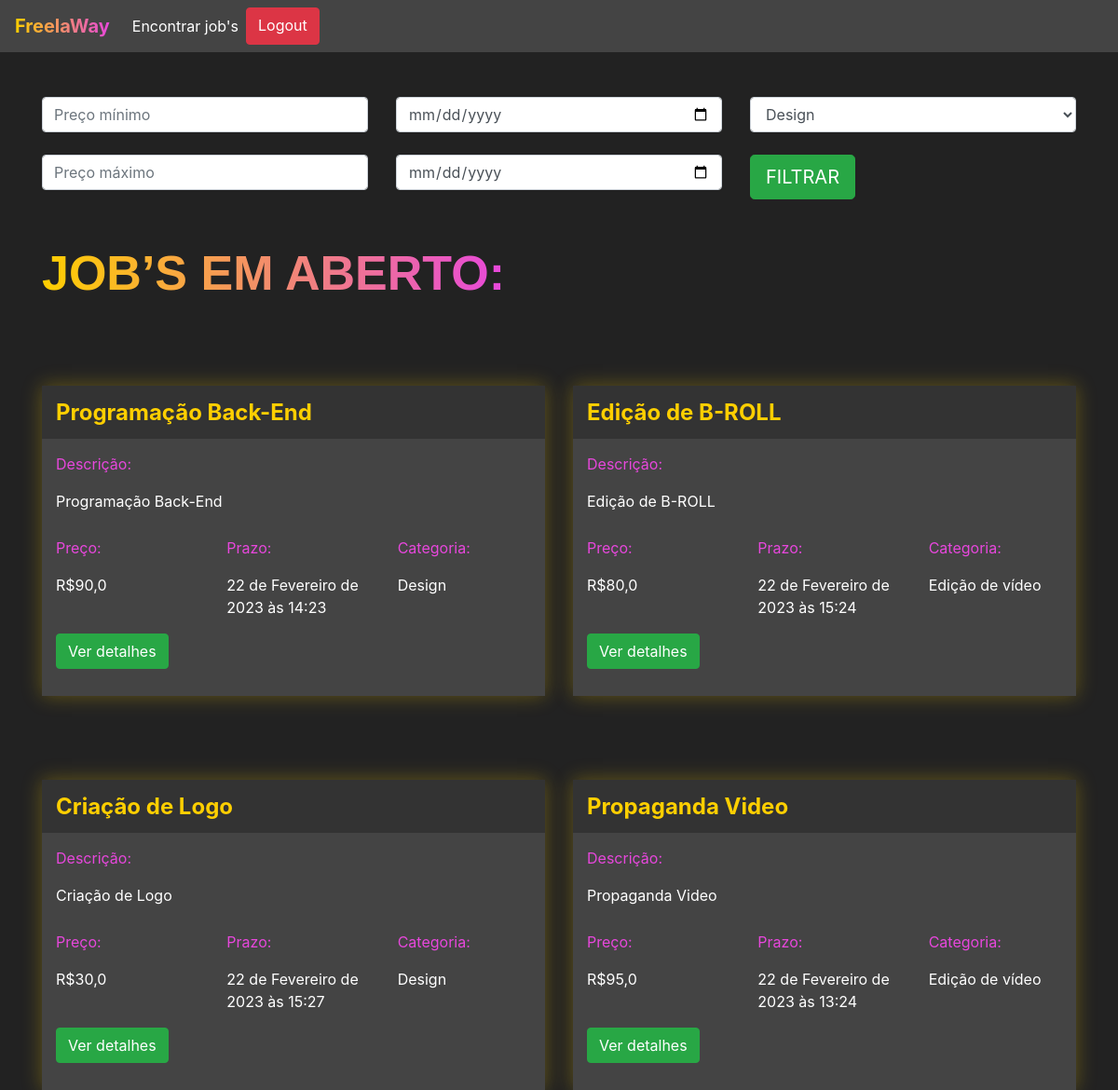
The app's page /jobs/encontrar_jobs/ (signed in), older data.
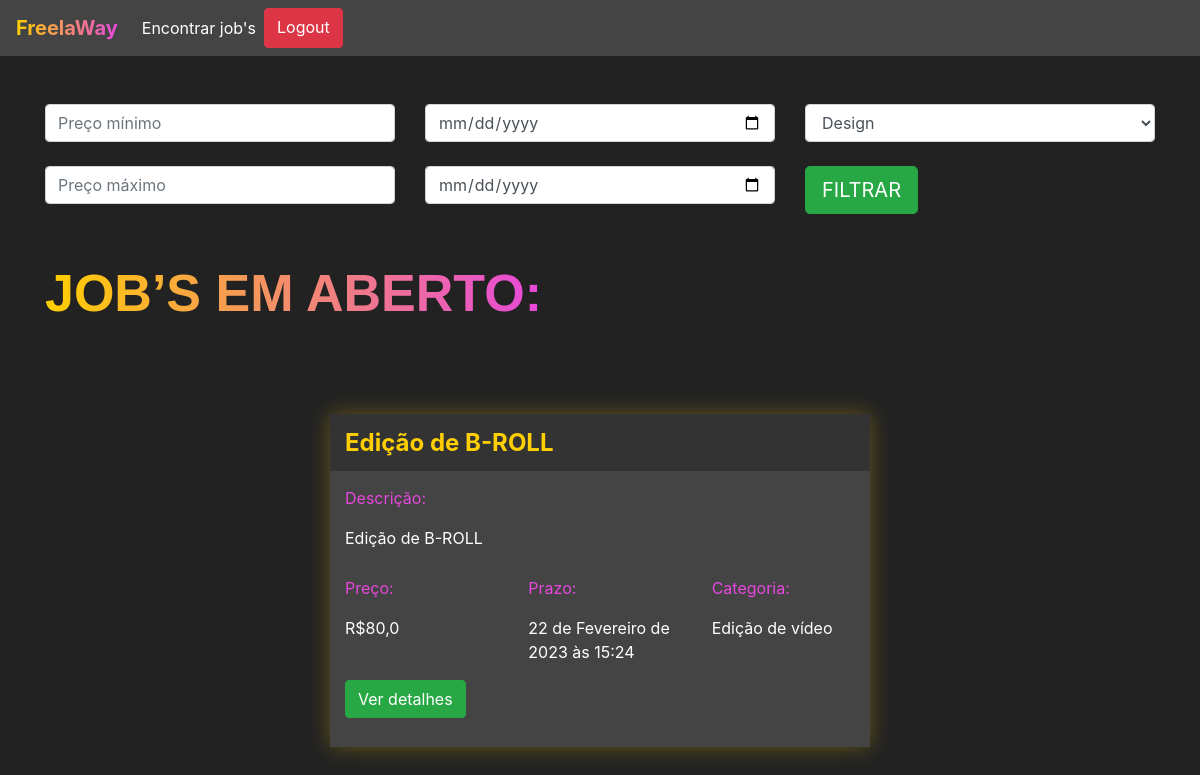
The same page, newer data.
### jobs/models.py (models this page shows, shortened)
class Jobs(models.Model):
    categoria_choices = (('D', 'Design'),
                        ('EV', 'Edição de Vídeo'))
    status_choices = (('C', 'Em criação'),
                ('AA', 'Aguardando aprovação'),
                ('F', 'Finalizado'))
    titulo = models.CharField(max_length=200)
    descricao = models.TextField()
    categoria = models.CharField(max_length=2, choices=categoria_choices, default="D")
    prazo_entrega = models.DateTimeField()
    preco = models.FloatField()
    referencias = models.ManyToManyField(Referencias)
    profissional = models.ForeignKey(User, on_delete=models.DO_NOTHING, null=True, blank=True)
    reservado = models.BooleanField(default=False)
    status = models.CharField(max_length=2, choices=status_choices, default='C')
    arquivo_final = models.FileField(null=True)

### jobs/views.py (the view)
# urls.py: path('encontrar_jobs/', views.encontrar_jobs, name="encontrar_jobs"),
@login_required(login_url='/auth/logar')
def encontrar_jobs(request):
    if request.method == "GET":
        preco_minimo = request.GET.get('preco_minimo')
        preco_maximo = request.GET.get('preco_maximo')
        prazo_minimo = request.GET.get('prazo_minimo')
        prazo_maximo = request.GET.get('prazo_maximo')
        categoria = request.GET.get('categoria')
        if preco_minimo or preco_maximo or prazo_minimo or prazo_maximo or categoria:
            if not preco_minimo:
                preco_minimo = 0
            if not preco_maximo:
                preco_maximo = 999999
            if not prazo_minimo:
                prazo_minimo = datetime(year=1900, month=1, day=1)
            if not prazo_maximo:
                prazo_maximo = datetime(year=3000, month=1, day=1)
            if categoria == 'D':
                categoria = ['D',]
            elif categoria == 'EV':
                categoria = ['EV',]
            jobs = Jobs.objects.filter(preco__gte=preco_minimo)\
            .filter(preco__lte=preco_maximo)\
            .filter(prazo_entrega__gte=prazo_minimo)\
            .filter(prazo_entrega__lte=prazo_maximo)\
            .filter(categoria__in=categoria)\
            .filter(reservado=False)
        else:
            jobs = Jobs.objects.filter(reservado=False)
        return render(request, 'encontrar_jobs.html', {'jobs': jobs})

### jobs/models.py (called while the page is built)
    def __str__(self) -> str:
        return self.arquivo.url

### jobs/templates/encontrar_jobs.html (shortened to what this page needs)
{% extends 'base.html' %}
{% load static %}
{% block 'head' %}
<link rel="stylesheet" href="{% static 'jobs/css/encontrar_jobs.css' %}">
{% endblock %}
{% block 'body' %}
<div class="container">
    <br>
    <br>
    <div class="row">
        <div class="col-sm">
        <form action="{% url 'encontrar_jobs' %}" method="GET">{% csrf_token %}
            <input type="text" class="form-control" placeholder="Preço mínimo" name="preco_minimo">
            <br>
            <input type="text" class="form-control" placeholder="Preço máximo" name="preco_maximo">
        </div>
        <div class="col-sm">
            <input type="date" class="form-control" name="prazo_minimo">
            <br>
            <input type="date" class="form-control" name="prazo_maximo">
        </div>
        <div class="col-sm">
            <select class="form-control" name="categoria">
                <option value="D">Design</option>
            </select>
            <br>
            <input type="submit" class="btn btn-success btn-lg" value="FILTRAR">
        </div>
    </div>
    <br>
    <br>
    <h2 class="titulo">JOB’S EM ABERTO:</h2>
    <div class="row justify-content-around">
        {% for job in jobs %}
            <div class="col-6 row-card">
                <div class="card-job">
                    <div class="header-job">
                     <h4 class="titulo-job">{{job.titulo}}</h4>
                    </div>
                    <div class="body-job">
                        <p class="titulo-body">Descrição:</p>
                        <div style="width: 70%">
                            <p>{{job.descricao}}</p>
                        </div>
                        <div class="row">
                            <div class="col-4">
                                <p class="titulo-body">Preço:</p>
                                <p>R${{job.preco}}</p>
                            </div>
                            <div class="col-4">
                                <p class="titulo-body">Prazo:</p>
                                <p>{{job.prazo_entrega}}</p>
                            </div>
                            <div class="col-4">
                                <p class="titulo-body">Categoria:</p>
                                <p>{% if job.categoria == 'D'%}
                                    Design
                                    {% elif job.categoria == 'EV'%}
                                    Edição de vídeo
                                    {% endif %}
                                </p>
                            </div>
                        </div>
                        <button type="button" class="btn btn-success" data-toggle="modal" data-target="#modal-{{job.id}}">Ver detalhes</button>
                        <br>
                        <br>
                    </div>
                </div>
            </div>
        {% endfor %}
    </div>
</div>
{% endblock %}

Row changes from the older to the newer data that the page shows:
no longer on this page (row edited): Jobs: titulo "Programação Back-End", descricao "Programação Back-End", preco "90,0", prazo_entrega "22 de Fevereiro de 2023 às 14:23", categoria "Design"
no longer on this page (row edited): Jobs: titulo "Criação de Logo", descricao "Criação de Logo", preco "30,0", prazo_entrega "22 de Fevereiro de 2023 às 15:27", categoria "Design"
no longer on this page (row edited): Jobs: titulo "Propaganda Video", descricao "Propaganda Video", preco "95,0", prazo_entrega "22 de Fevereiro de 2023 às 13:24", categoria "Edição de vídeo"
